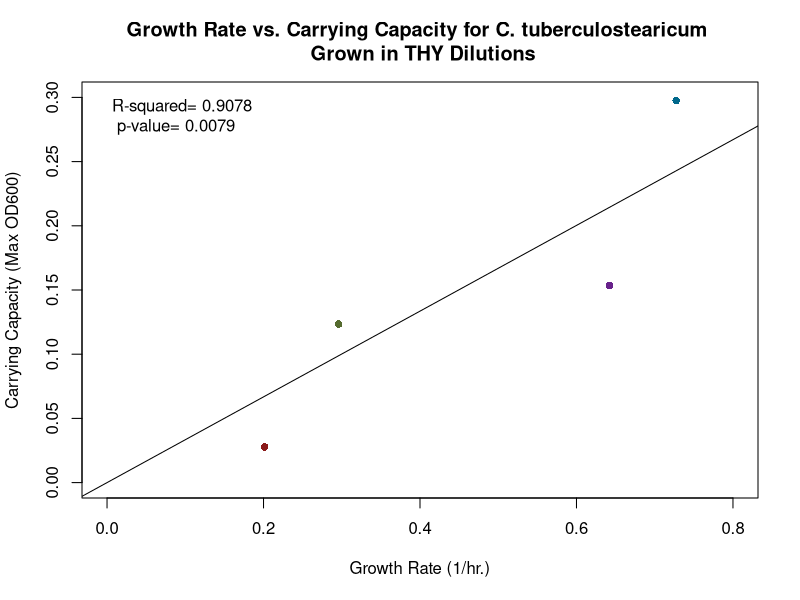
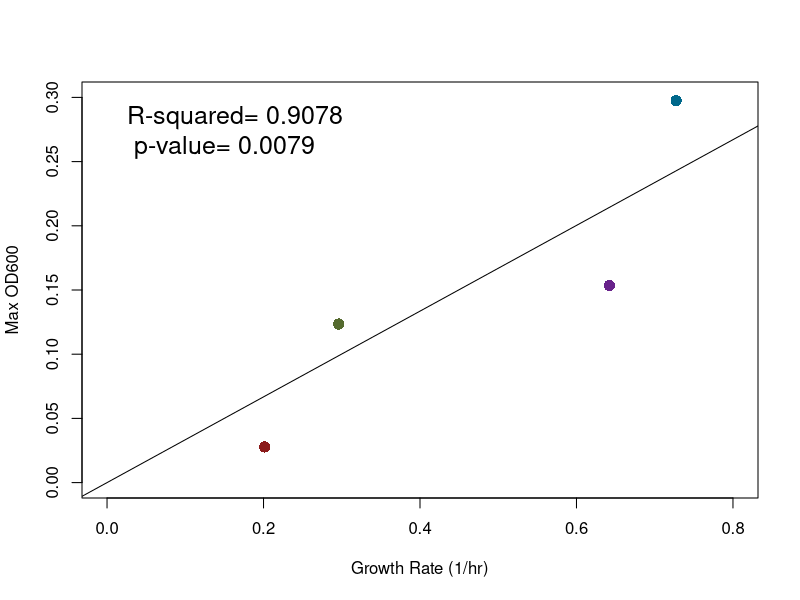
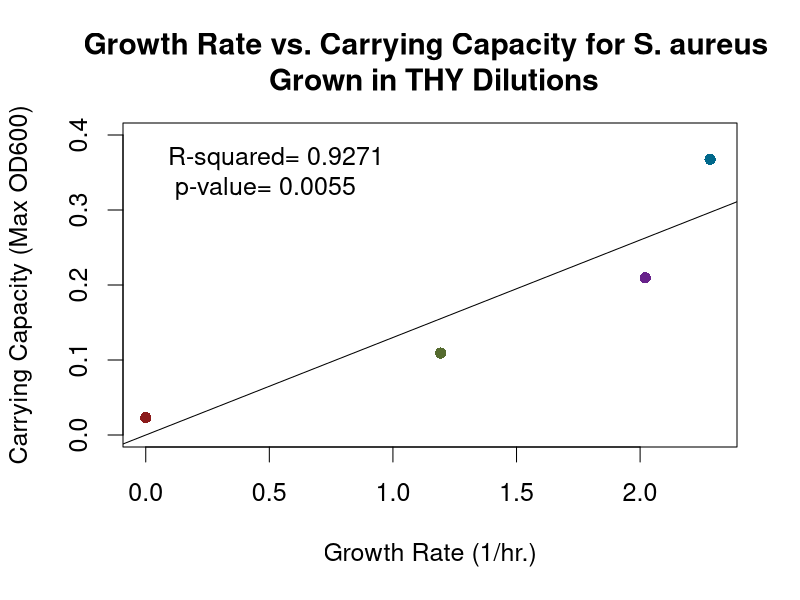
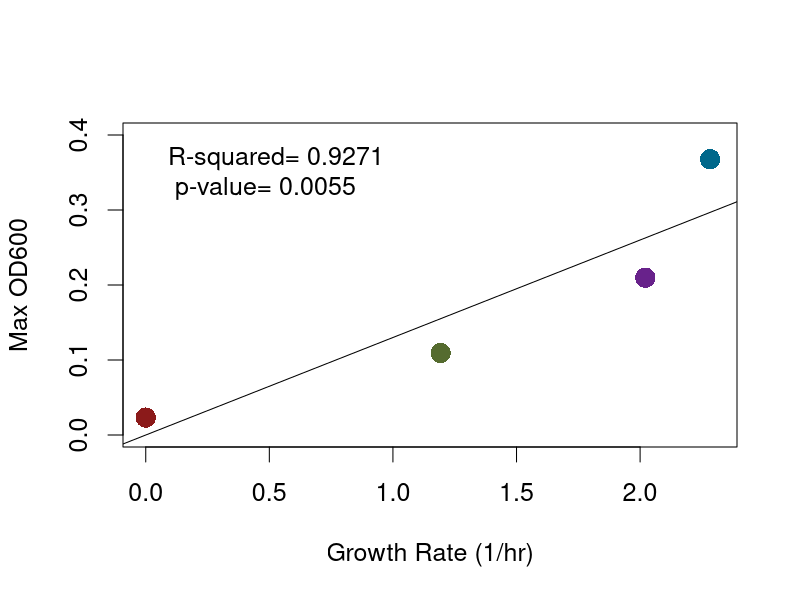
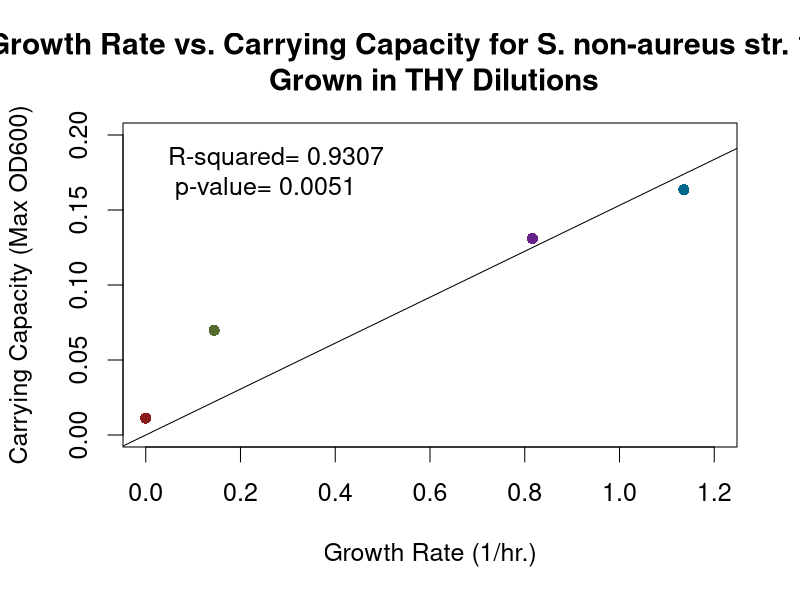
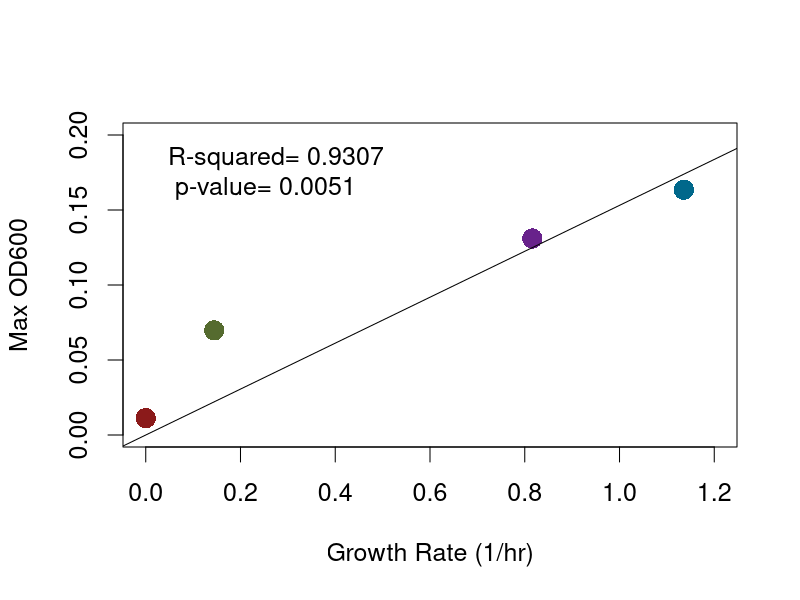
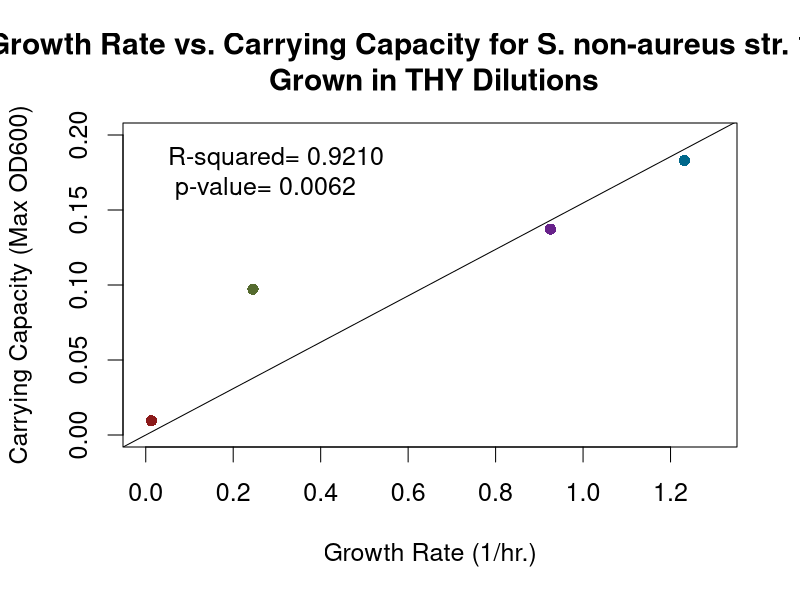
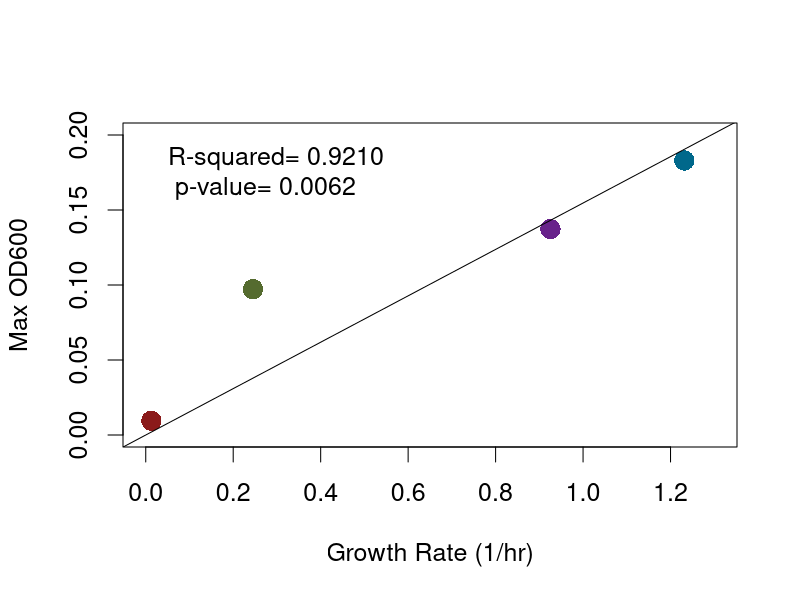

Source code (R) for these figures, in order:
#Last run 04/10/2020

#Clear Workspace 
rm(list=ls())

#################################################
#Create scatterplots for GR-CC relationships
#From Data Verificiation_Compiled Dataset
#################################################
# #C. tuberculostearicum

GR_Ct <- c(0.727425,
           0.6421,
           0.296,
           0.201425)
Max_Ct <- c(0.2975,
            0.1535,
            0.1235,
            0.02775)

DF_Ct <- data.frame(GR_Ct, Max_Ct)
DF_Ct

#Generate a linear regression model of the two variables with the lm function
Ct.lm <- lm(Max_Ct ~ GR_Ct + 1, data=DF_Ct)
Ct.lm2 <- lm(Max_Ct ~ 0 + GR_Ct, data=DF_Ct) #Tells the lm() to fit the line through the origin
summary(Ct.lm)
summary(Ct.lm2)
#Adjusted R-squared:  0.9078
#p-value: 0.0079

#Colors 
colors <- c("deepskyblue4", "darkorchid4", "darkolivegreen", "firebrick4")

#Create scatter plot of points using plot function
plot(GR_Ct, Max_Ct,
     xlab="Growth Rate (1/hr.)",
     ylab="Carrying Capacity (Max OD600)",
     xlim= c(0, 0.8),
     ylim= c(0, 0.3),
     col = colors,
     main="Growth Rate vs. Carrying Capacity for C. tuberculostearicum \n Grown in THY Dilutions",
     pch=16)

abline(lm(Ct.lm2))
legend("topleft", bty="n", legend= paste("R-squared= 0.9078 \n p-value= 0.0079"))

#Create scatter plot of points using plot function - without graph labels
plot(GR_Ct, Max_Ct,
     xlab= "Growth Rate (1/hr)",
     ylab= "Max OD600",
     xlim= c(0, 0.8),
     ylim= c(0, 0.3),
     cex= 1.5,
     col = colors,
     pch=16)

abline(lm(Ct.lm2))
op <- par(cex= 1.5)
legend("topleft", bty="n", legend= paste("R-squared= 0.9078 \n p-value= 0.0079"))
# 
# 
# ###############################################################################################################333
#S. aureus

GR_Sa <- c(2.283025,
           2.021075,
           1.19315,
           0)
Max_Sa <- c(0.36775,
            0.20975,
            0.10925,
            0.02325)

DF_Sa <- data.frame(GR_Sa, Max_Sa)
DF_Sa

#Generate a linear regression model of the two variables with the lm function
Sa.lm <- lm(Max_Sa ~ GR_Sa+1, data=DF_Sa)
Sa.lm2 <- lm(Max_Sa ~ 0+GR_Sa, data=DF_Sa) #Tells the lm() to fit the line through the origin
summary(Sa.lm)
summary(Sa.lm2)
#Adjusted R-squared:  0.9271
#p-value: 0.0055

#Colors
colors <- c("deepskyblue4", "darkorchid4", "darkolivegreen", "firebrick4")

#Create scatter plot of points using plot function
plot(GR_Sa, Max_Sa,
     xlab="Growth Rate (1/hr.)",
     ylab="Carrying Capacity (Max OD600)",
     xlim= c(0, 2.3),
     ylim= c(0, 0.4),
     col = colors,
     main="Growth Rate vs. Carrying Capacity for S. aureus \n Grown in THY Dilutions",
     pch=16)

abline(lm(Sa.lm2))
legend("topleft", bty="n", legend= paste("R-squared= 0.9271 \n p-value= 0.0055"))

#Create scatter plot of points using plot function - without graph labels
plot(GR_Sa, Max_Sa,
     xlab= "Growth Rate (1/hr)",
     ylab= "Max OD600",
     xlim= c(0, 2.3),
     ylim= c(0, 0.4),
     col = colors,
     cex= 1.8,
     pch=16)

abline(lm(Sa.lm2))
op <- par(cex= 1.5)
legend("topleft", bty="n", legend= paste("R-squared= 0.9271 \n p-value= 0.0055"))

##############################################################################################################
#S. non-aureus str. 1839

GR_Sna1839 <- c(1.1359,
                0.816,
                0.1445,
                0)
Max_Sna1839 <- c(0.1635,
                 0.131,
                 0.06975,
                 0.01125)

DF_Sna1839 <- data.frame(GR_Sna1839, Max_Sna1839)
DF_Sna1839

#Generate a linear regression model of the two variables with the lm function
Sna1839.lm <- lm(Max_Sna1839 ~ 1+GR_Sna1839, data=DF_Sna1839)
Sna1839.lm2 <- lm(Max_Sna1839 ~ 0+GR_Sna1839, data=DF_Sna1839) #Tells the lm() to fit the line through the origin
summary(Sna1839.lm)
summary(Sna1839.lm2)
#Adjusted R-squared:  0.9307
#p-value: 0.0051

#Colors
colors <- c("deepskyblue4", "darkorchid4", "darkolivegreen", "firebrick4")

#Create scatter plot of points using plot funSna1839ion
plot(GR_Sna1839, Max_Sna1839,
     xlab="Growth Rate (1/hr.)",
     ylab="Carrying Capacity (Max OD600)",
     xlim= c(0, 1.2),
     ylim= c(0, 0.2),
     col = colors,
     main="Growth Rate vs. Carrying Capacity for S. non-aureus str. 1839 \n Grown in THY Dilutions",
     pch=16)

abline(lm(Sna1839.lm2))
legend("topleft", bty="n", legend= paste("R-squared= 0.9307 \n p-value= 0.0051"))

#Create scatter plot of points using plot function - without graph labels
plot(GR_Sna1839, Max_Sna1839,
     xlab= "Growth Rate (1/hr)",
     ylab= "Max OD600",
     xlim= c(0, 1.2),
     ylim= c(0, 0.2),
     col = colors,
     cex= 1.8,
     pch=16)

abline(lm(Sna1839.lm2))
op <- par(cex= 1.5)
legend("topleft", bty="n", legend= paste("R-squared= 0.9307 \n p-value= 0.0051"))


####################################################################################################################
#S. non-aureus str. 1850

GR_Sna1850 <- c(1.231575,
                0.925425,
                0.2452,
                0.01295)
Max_Sna1850 <- c(0.183,
                 0.13725,
                 0.09725,
                 0.0095)

DF_Sna1850 <- data.frame(GR_Sna1850, Max_Sna1850)
DF_Sna1850

#Generate a linear regression model of the two variables with the lm function
Sna1850.lm <- lm(Max_Sna1850 ~ 1+GR_Sna1850, data=DF_Sna1850)
Sna1850.lm2 <- lm(Max_Sna1850 ~ 0+GR_Sna1850, data=DF_Sna1850) #Tells the lm() to fit the line through the origin
summary(Sna1850.lm)
summary(Sna1850.lm2)
#Adjusted R-squared:  0.9210
#p-value: 0.0062

#Colors
colors <- c("deepskyblue4", "darkorchid4", "darkolivegreen", "firebrick4")

#Create scatter plot of points using plot function
plot(GR_Sna1850, Max_Sna1850,
     xlab="Growth Rate (1/hr.)",
     ylab="Carrying Capacity (Max OD600)",
     xlim= c(0, 1.3),
     ylim= c(0, 0.2),
     col = colors,
     main="Growth Rate vs. Carrying Capacity for S. non-aureus str. 1850 \n Grown in THY Dilutions",
     pch=16)

abline(lm(Sna1850.lm2))
legend("topleft", bty="n", legend= paste("R-squared= 0.9210 \n p-value= 0.0062"))


#Create scatter plot of points using plot function - without graph labels
plot(GR_Sna1850, Max_Sna1850,
     xlab= "Growth Rate (1/hr)",
     ylab= "Max OD600",
     xlim= c(0, 1.3),
     ylim= c(0, 0.2),
     col = colors,
     cex= 1.8,
     pch=16)

abline(lm(Sna1850.lm2))
op <- par(cex= 1.5)
legend("topleft", bty="n", legend= paste("R-squared= 0.9210 \n p-value= 0.0062"))

# ################################################################################################################
#S. non-aureus str. 1867

GR_Sna1867 <- c(1.1501,
                0.840875,
                1.074833333,
                0.19855)
Max_Sna1867 <- c(0.24475,
                 0.12875,
                 0.042,
                 0.023)

DF_Sna1867 <- data.frame(GR_Sna1867, Max_Sna1867)
DF_Sna1867

#Generate a linear regression model of the two variables with the lm function
Sna1867.lm <- lm(Max_Sna1867 ~ 1+GR_Sna1867, data=DF_Sna1867)
Sna1867.lm2 <- lm(Max_Sna1867 ~ 0+GR_Sna1867, data=DF_Sna1867) #Tells the lm() to fit the line through the origin
summary(Sna1867.lm)
summary(Sna1867.lm2)
#Adjusted R-squared:  0.6804
#p-value: 0.054

#Colors
colors <- c("deepskyblue4", "darkorchid4", "darkolivegreen", "firebrick4")

#Create scatter plot of points using plot funSna1867ion
plot(GR_Sna1867, Max_Sna1867,
     xlab="Growth Rate (1/hr.)",
     ylab="Carrying Capacity (Max OD600)",
     xlim= c(0, 1.2),
     ylim= c(0, 0.3),
     col = colors,
     main="Growth Rate vs. Carrying Capacity for S. non-aureus str. 1867 \n Grown in THY Dilutions",
     pch=16)

abline(lm(Sna1867.lm2))
legend("topleft", bty="n", legend= paste("R-squared= 0.6804 \n p-value= 0.054"))


#Create scatter plot of points using plot function - without graph labels
plot(GR_Sna1867, Max_Sna1867,
     xlab= "Growth Rate (1/hr)",
     ylab= "Max OD600",
     xlim= c(0, 1.2),
     ylim= c(0, 0.3),
     cex= 1.8,
     col = colors,
     pch=16)

abline(lm(Sna1867.lm2))
op <- par(cex= 1.5)
legend("topleft", bty="n", legend= paste("R-squared= 0.6804 \n p-value= 0.054"))
 
 
# ######################################################################################################################
#C. pseudodiphtheriticum

GR_Cp <- c(0.465075,
           0,
           0.3339,
           0)
Max_Cp <- c(0.21675,
            0.092,
            0.0795,
            0.068)

DF_Cp <- data.frame(GR_Cp, Max_Cp)
DF_Cp

#Generate a linear regression model of the two variables with the lm function
Cp.lm <- lm(Max_Cp ~ 1+GR_Cp, data=DF_Cp)
Cp.lm2 <- lm(Max_Cp ~ 0+GR_Cp, data=DF_Cp) #Tells the lm() to fit the line through the origin
summary(Cp.lm)
summary(Cp.lm2)
#Adjusted R-squared:  0.6604
#p-value: 0.059

#Colors
colors <- c("deepskyblue4", "darkorchid4", "darkolivegreen", "firebrick4")

#Create scatter plot of points using plot funCpion
plot(GR_Cp, Max_Cp,
     xlab="Growth Rate (1/hr.)",
     ylab="Carrying Capacity (Max OD600)",
     xlim= c(0, 0.5),
     ylim= c(0, 0.25),
     cex= 1.5,
     col = colors,
     main="Growth Rate vs. Carrying Capacity for C. pseudodiphtheriticum \n Grown in THY Dilutions",
     pch=16)

abline(lm(Cp.lm2))
legend("topleft", bty="n", legend= paste("R-squared= 0.6604 \n p-value= 0.059"))

#Create scatter plot of points using plot function - without graph labels
plot(GR_Cp, Max_Cp,
     xlab= "Growth Rate (1/hr)",
     ylab= "Max OD600",
     xlim= c(0, 0.5),
     ylim= c(0, 0.25),
     cex= 1.8,
     col = colors,
     pch=16)

abline(lm(Cp.lm2))
op <- par(cex= 1.5)
legend("topleft", bty="n", legend= paste("R-squared= 0.9526  \n p-value= 5.5e-04"))
